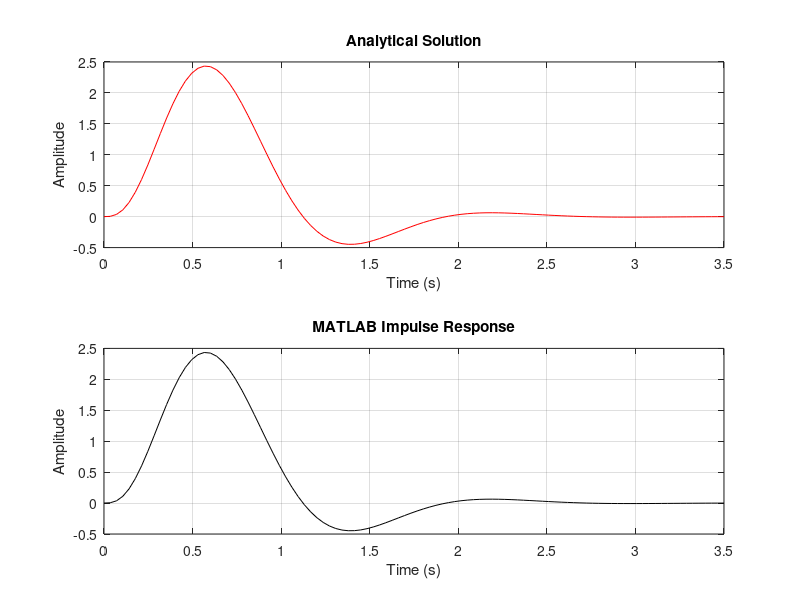

MATLAB code to generate this figure: (Note: this script raises an error after producing the figure.)
% ANALYTICAL SOLUTION
ch_eq = [1, 12, 86, 300, 625];
s = roots(ch_eq);
A = [1, 1, 1, 1; s(1), s(2), s(3), s(4); s(1)^2, s(2)^2, s(3)^2, s(4)^2; s(1)^3, s(2)^3, s(3)^3, s(4)^3];
X = [0, 0, 0, 768]';
Y = A\X;
t = linspace(0, 3.5, 100);
y = Y(1)*exp(s(1)*t) + Y(2)*exp(s(2)*t) + Y(3)*exp(s(3)*t) + Y(4)*exp(s(4)*t);
y = real(y);

% Create Figure 1
figure(1);

% Subplot 1: Analytical Solution
subplot(2,1,1);
plot(t, y, 'r')
grid on
title('Analytical Solution')
xlabel('Time (s)')
ylabel('Amplitude')

% MATLAB IMPULSE COMMAND
num = 768;
den = ch_eq;
sys = tf(num, den);
h_m = impulse(sys, t);

% Subplot 2: MATLAB Impulse Response
subplot(2,1,2);
plot(t, h_m, 'k');
grid on
title('MATLAB Impulse Response')
xlabel('Time (s)')
ylabel('Amplitude')

% LAPLACE DOMAIN PARTIAL FRACTIONS
[r, p, k] = residue(num, den);
syms x;
H = r(2)/((x-p(2))^2) + r(4)/((x-p(4))^2) + r(1)/(x-p(1)) + r(3)/(x-p(3));
h = ilaplace(H);
h = subs(real(h));

% Create Figure 2
figure(2);

% Subplot 1: Laplace Domain Solution
subplot(2,1,1);
plot(t, h, 'b');
grid on
title('Laplace Domain Solution')
xlabel('Time (s)')
ylabel('Amplitude')

% SUPERIMPOSED GRAPH
subplot(2,1,2);
plot(t, h_m, 'g', 'LineWidth', 3)
hold on
plot(t, y, 's', 'LineWidth', 1)
plot(t, h, 'b.', 'LineWidth', 0.5)
legend('IMPULSE', 'ANALYTICAL', 'LAPLACE')
grid on
title('Superimposed Graph')
xlabel('Time (s)')
ylabel('Amplitude')

% POLE ZERO PLOT
figure(3);
pzmap(sys);
grid on
title('Pole-Zero Plot')
